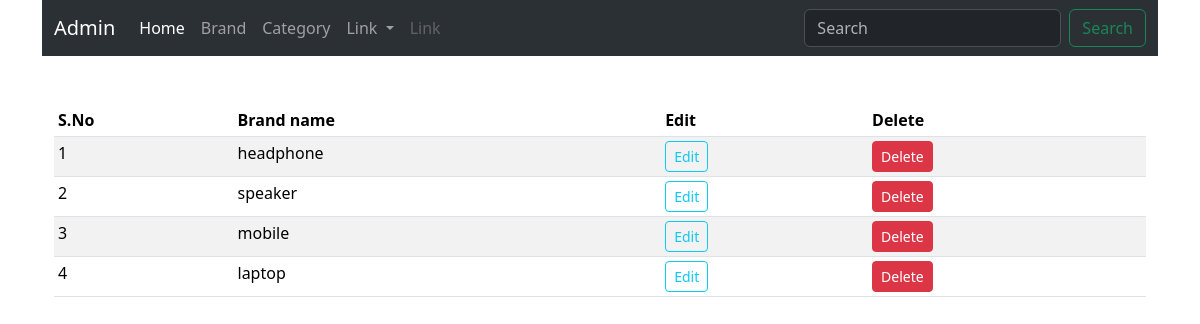
Page /category on the earlier database version.
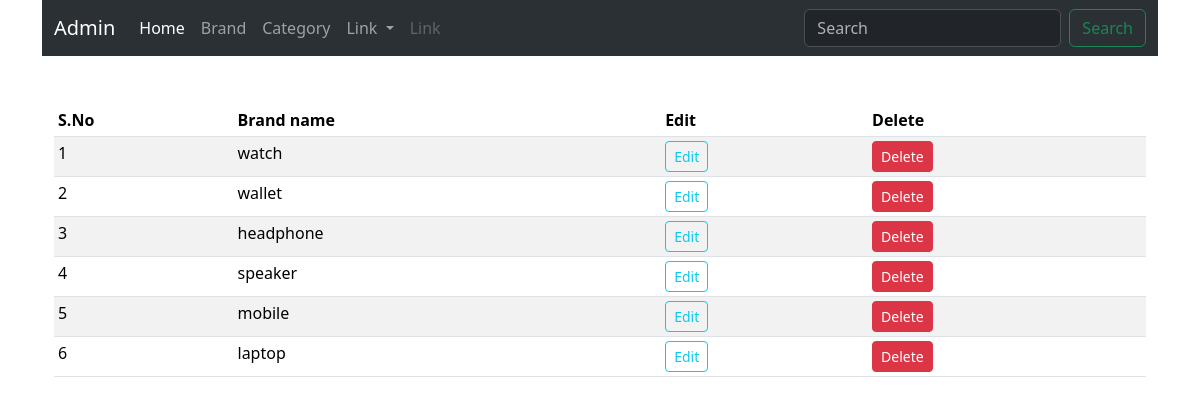
Same page on the later database version.
### main.py (models this page shows)
class Category(db.Model):
    __tablename__ = "category"
    id = db.Column(db.Integer, primary_key=True)
    name = db.Column(db.String(25), unique=True, nullable=False)

### main.py (the view)
@admin_only
@app.route("/category")
def category():
    categories = Category.query.order_by(Category.id.desc()).all()
    return render_template("admin/brand.html", title="Category page", categories=categories)

### templates/admin/brand.html (shortened to what this page needs)
{% extends "base.html" %}
{% block content %}
<div class="container">
    <nav class="navbar navbar-expand-lg bg-body-tertiary" data-bs-theme="dark">
  <div class="container-fluid">
    <a class="navbar-brand" href="{{url_for('admin')}}">Admin</a>
    <div class="collapse navbar-collapse" id="navbarScroll">
      <ul class="navbar-nav me-auto my-2 my-lg-0 navbar-nav-scroll" style="--bs-scroll-height: 100px;">
        <li class="nav-item">
          <a class="nav-link active" aria-current="page" href="{{url_for('admin')}}">Home</a>
        </li>
        <li class="nav-item">
          <a class="nav-link" href="{{url_for('brands')}}">Brand</a>
        </li>
        <li class="nav-item">
          <a class="nav-link" href="{{url_for('category')}}">Category</a>
        </li>
        <li class="nav-item dropdown">
          <a class="nav-link dropdown-toggle" href="#" role="button" data-bs-toggle="dropdown" aria-expanded="false">
            Link
          </a>
        </li>
        <li class="nav-item">
          <a class="nav-link disabled" aria-disabled="true">Link</a>
        </li>
      </ul>
      <form class="d-flex" role="search">
        <input class="form-control me-2" type="search" placeholder="Search" aria-label="Search">
        <button class="btn btn-outline-success" type="submit">Search</button>
      </form>
    </div>
  </div>
</nav>
<div class="container">
    <table class="table table-sm table-condensed table-striped mt-5 table-hover">
        <thead>
            <th>S.No</th>
            <th>Brand name</th>
            <th>Edit</th>
            <th>Delete</th>
        </thead>
        <tbody>
        {% if brands %}
        {% for brand in brands %}
        <tr>
            <td>{{loop.index}}</td>
            <td>{{brand.name}}</td>
            <td><a href="{{url_for('update_brand', id=brand.id)}}" class="btn btn-sm btn-outline-info">Edit</a></td>
            <td>
                <button type="button" class="btn btn-danger btn-sm" data-bs-toggle="modal" data-bs-target="#exampleModal-{{brand.id}}">
                Delete
                </button>
            </td>
        </tr>
<div class="modal fade" id="exampleModal-{{brand.id}}" tabindex="-1" aria-labelledby="exampleModalLabel" aria-hidden="true">
  <div class="modal-dialog">
    <div class="modal-content">
      <div class="modal-header">
        <h1 class="modal-title fs-5" id="exampleModalLabel">{{brand.name}}</h1>
        <button type="button" class="btn-close" data-bs-dismiss="modal" aria-label="Close"></button>
      </div>
      <div class="modal-body">
        <span class="text-danger">Are you sure to delete this {{brand.name}} brand</span>
      </div>
      <div class="modal-footer">
        <button type="button" class="btn btn-warning" data-bs-dismiss="modal">Cancel</button>
        <form action="{{url_for('delete_brand', p_id=brand.id)}}" method="POST">
            <button type="submit" class="btn btn-danger btn-sm">Delete</button>
        </form>
      </div>
    </div>
  </div>
</div>
        {% endfor %}
        {% elif categories %}
        {% for category in categories %}
        <tr>
            <td>{{loop.index}}</td>
            <td>{{category.name}}</td>
            <td><a href="{{url_for('update_category', id=category.id)}}"  class="btn btn-sm btn-outline-info">Edit</a></td>
            <td>
                <button type="button" class="btn btn-danger btn-sm" data-bs-toggle="modal" data-bs-target="#exampleModal-{{category.id}}">
                Delete
                </button>
            </td>
        </tr>
        {% endfor %}
        {% endif %}
        </tbody>
    </table>
</div>
</div>
{% endblock content %}

Differences in the rows shown:
added Category: name "watch"
added Category: name "wallet"
